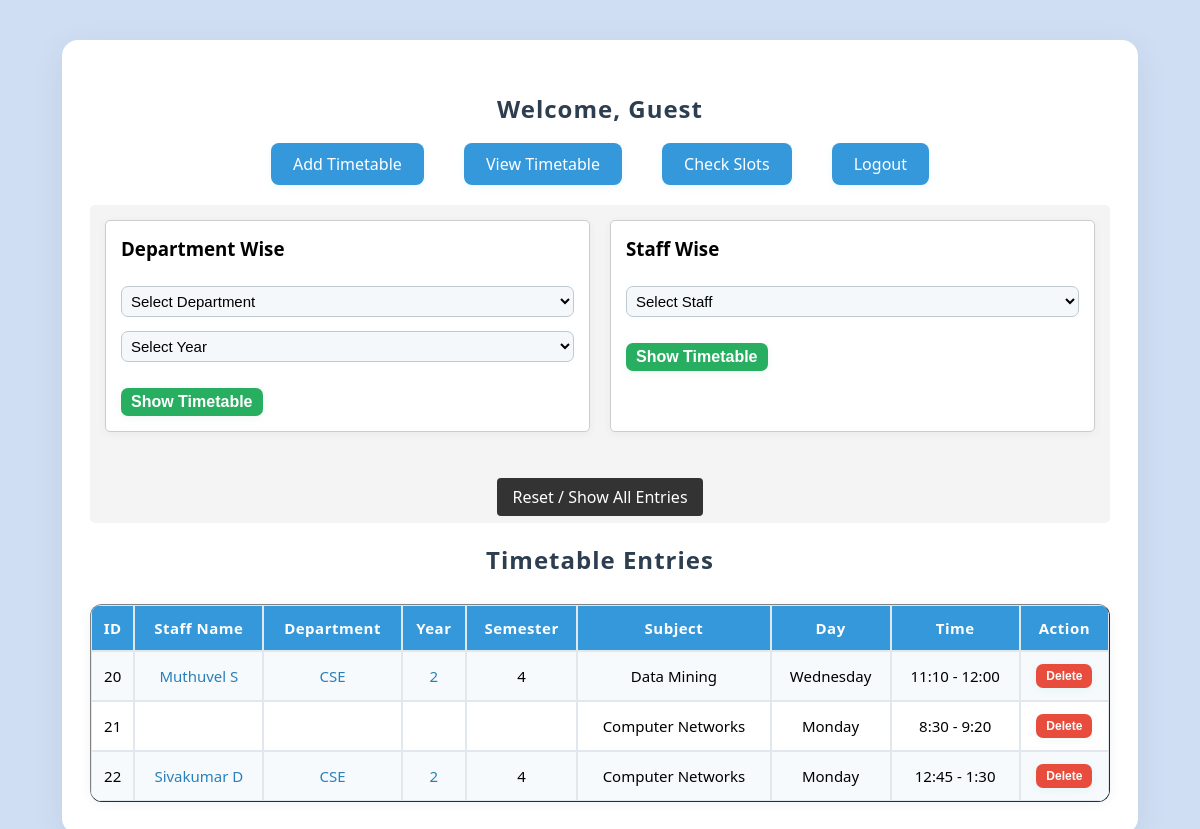
Page /dashboard on the earlier database version.
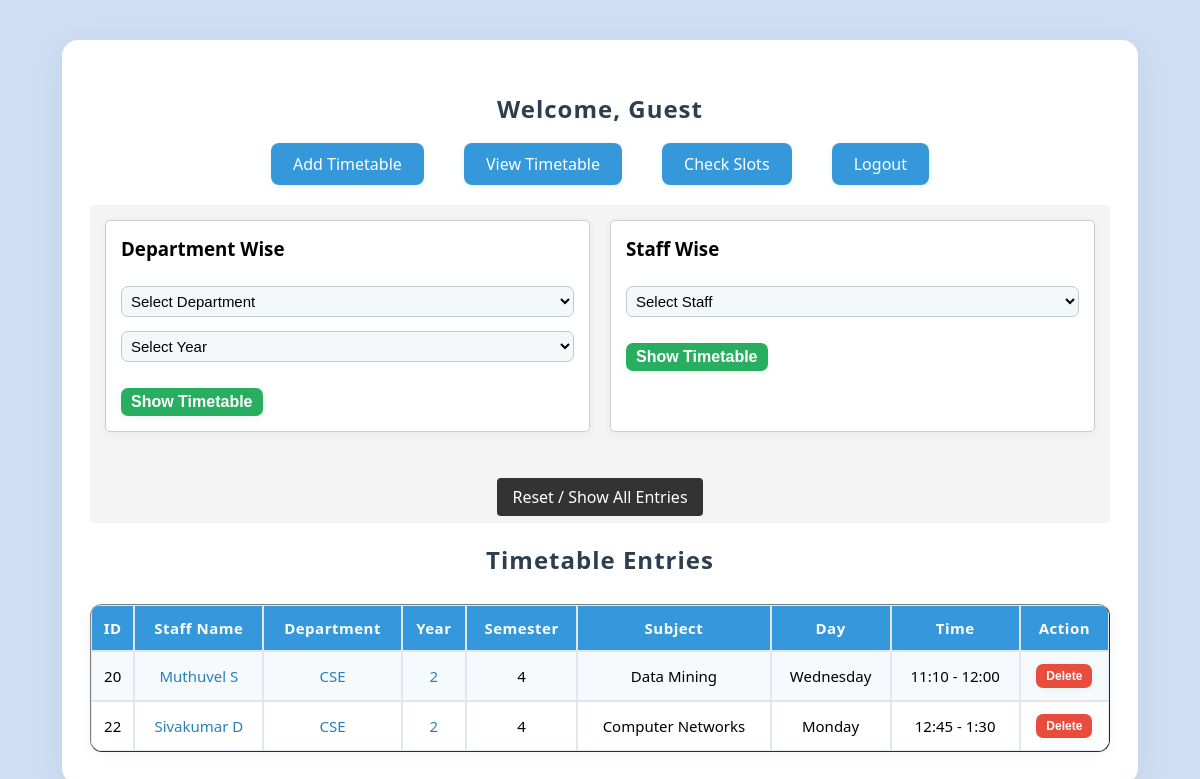
Same page on the later database version.
### tables this page shows
CREATE TABLE timetable (
            id INTEGER PRIMARY KEY AUTOINCREMENT,
            staff_name TEXT NOT NULL,
            department TEXT NOT NULL,
            semester TEXT NOT NULL,
            subject TEXT NOT NULL,
            day TEXT NOT NULL,
            time TEXT NOT NULL
        , year TEXT DEFAULT '');

### App.py (the view, shortened to what this page needs)
@app.route("/dashboard")
def dashboard():
    db = get_db()
    staff_name = request.args.get("staff_name")
    department = request.args.get("department")
    year = request.args.get("year")
    query = "SELECT * FROM timetable WHERE 1=1"
    params = []
    if staff_name:
        query += " AND staff_name = ?"
        params.append(staff_name)
    if department:
        query += " AND department = ?"
        params.append(department)
    if year:
        query += " AND year = ?"
        params.append(year)
    entries = db.execute(query, params).fetchall()
    departments = db.execute("SELECT DISTINCT department FROM timetable WHERE department != '' ORDER BY department").fetchall()
    years = db.execute("SELECT DISTINCT year FROM timetable WHERE year != '' ORDER BY year").fetchall()
    staff_list = db.execute("SELECT DISTINCT staff_name FROM timetable WHERE staff_name != '' ORDER BY staff_name").fetchall()
    mode = request.args.get("mode")
    grid_view = False
    schedule = {d: {t: None for t in time_slots} for d in days}
    filter_desc = ""
    return render_template("dashboard.html", entries=entries, departments=departments, years=years, staff_list=staff_list, time_slots=time_slots, days=days, grid_view=grid_view, schedule=schedule, filter_desc=filter_desc, username=session.get("username", "Guest"))

### App.py (called while the page is built)
def get_db():
    if "db" not in g:
        g.db = sqlite3.connect(DB_PATH)
        g.db.row_factory = sqlite3.Row
    return g.db

### Templates/dashboard.html (shortened to what this page needs)
<!DOCTYPE html>
<html lang="en">
<head>
    <link rel="stylesheet" href="{{ url_for('static', filename='style.css') }}">
</head>
<body class="dashboard-page">
    <div class="container">
        <h2>Welcome, {{ username }}</h2>
        <nav>
            <ul>
                <li><a href="{{ url_for('add_entry') }}">Add Timetable</a></li>
                <li><a href="{{ url_for('dashboard') }}">View Timetable</a></li>
                <li><a href="{{ url_for('check_slots') }}">Check Slots</a></li>
                <li><a href="{{ url_for('logout') }}">Logout</a></li>
            </ul>
        </nav>
                <div class="no-print" style="margin: 20px 0; padding: 15px; background: #f4f4f4; border-radius: 5px; display: flex; gap: 20px; flex-wrap: wrap;">
                    <form action="{{ url_for('dashboard') }}" method="GET" style="border: 1px solid #ccc; padding: 15px; border-radius: 5px; background: #fff; flex: 1;">
                        <h3 style="margin-top: 0;">Department Wise</h3>
                        <select name="department" required style="padding: 5px; margin-right: 5px;">
                            <option value="" disabled selected>Select Department</option>
                        </select>
                        <select name="year" required style="padding: 5px; margin-right: 5px;">
                            <option value="" disabled selected>Select Year</option>
                        </select>
                        <button type="submit" style="padding: 5px 10px; cursor: pointer;">Show Timetable</button>
                    </form>
                    <form action="{{ url_for('dashboard') }}" method="GET" style="border: 1px solid #ccc; padding: 15px; border-radius: 5px; background: #fff; flex: 1;">
                        <h3 style="margin-top: 0;">Staff Wise</h3>
                        <select name="staff_name" required style="padding: 5px; margin-right: 5px;">
                            <option value="" disabled selected>Select Staff</option>
                        </select>
                        <button type="submit" style="padding: 5px 10px; cursor: pointer;">Show Timetable</button>
                    </form>
                    <div style="flex-basis: 100%; text-align: center; margin-top: 10px;">
                        <a href="{{ url_for('dashboard') }}" style="text-decoration: none; background: #333; color: #fff; padding: 8px 15px; border-radius: 4px;">Reset / Show All Entries</a>
                    </div>
                </div>
                <h2>Timetable Entries</h2>
                <table border="1" cellpadding="8" cellspacing="0">
                        <tr>
                                <th>ID</th>
                                <th>Staff Name</th>
                                <th>Department</th>
                                <th>Year</th>
                                <th>Semester</th>
                                <th>Subject</th>
                                <th>Day</th>
                                <th>Time</th>
                                <th>Action</th>
                        </tr>
                        {% for row in entries %}
                        <tr>
                                <td>{{ row.id }}</td>
                                <td><a href="{{ url_for('dashboard', staff_name=row.staff_name) }}">{{ row.staff_name }}</a></td>
                                <td><a href="{{ url_for('dashboard', department=row.department) }}">{{ row.department }}</a></td>
                                <td><a href="{{ url_for('dashboard', year=row.year) }}">{{ row.year }}</a></td>
                                <td>{{ row.semester }}</td>
                                <td>{{ row.subject }}</td>
                                <td>{{ row.day }}</td>
                                <td>{{ row.time }}</td>
                                <td>
                                    <form method="POST" action="{{ url_for('delete_entry', entry_id=row.id) }}" style="display:inline; width:auto; padding:0; margin:0; background:none; box-shadow:none;">
                                        <button type="submit" onclick="return confirm('Are you sure you want to delete this entry?');" style="margin:0; padding:5px 10px; background:#e74c3c; font-size:12px;">Delete</button>
                                    </form>
                                </td>
                        </tr>
                        {% endfor %}
                </table>
        </div>
</body>
</html>

### Static/Style.css (style rules this page uses)
body { font-family: 'Segoe UI', Arial, sans-serif; background: linear-gradient(120deg, #e0eafc 0%, #cfdef3 100%); margin: 0; padding: 0; }
.dashboard-page { background: #cfdef3 url('background.jpg') no-repeat center center fixed; background-size: cover; }
.container { width: 85%; margin: 40px auto; background: #ffffff; padding: 32px 28px; border-radius: 16px; box-shadow: 0px 8px 32px rgba(44,62,80,0.08); }
h2 { text-align: center; color: #2c3e50; margin-bottom: 28px; letter-spacing: 1px; }
a { text-decoration: none; color: #2980b9; font-weight: 500; }
nav ul { list-style-type: none; padding: 0; text-align: center; margin-bottom: 30px; }
nav ul li { display: inline-block; margin: 0 18px; }
nav ul li a { padding: 10px 22px; background: #3498db; color: white; border-radius: 8px; transition: background 0.3s, box-shadow 0.3s; box-shadow: 0 2px 8px rgba(52,152,219,0.08); }
form { width: 60%; margin: 0 auto 24px auto; background: #f8fafc; padding: 18px 24px 12px 24px; border-radius: 10px; box-shadow: 0 2px 8px rgba(44,62,80,0.06); }
input[type="text"], input[type="password"], select { width: 100%; padding: 10px; margin-top: 6px; border-radius: 7px; border: 1px solid #bfc9d1; background: #f4f8fb; font-size: 15px; margin-bottom: 8px; }
button { margin-top: 18px; padding: 11px 22px; border: none; background: #27ae60; color: white; font-weight: bold; border-radius: 7px; cursor: pointer; font-size: 16px; transition: background 0.3s, box-shadow 0.3s; box-shadow: 0 2px 8px rgba(39,174,96,0.08); }
table { width: 100%; border-collapse: separate; border-spacing: 0; margin-top: 24px; background: white; border-radius: 12px; overflow: hidden; box-shadow: 0 2px 12px rgba(44,62,80,0.06); }
table th, table td { padding: 12px 8px; border: 1px solid #e1e7ec; text-align: center; font-size: 15px; }
table th { background: #3498db; color: white; font-weight: 600; letter-spacing: 0.5px; }
table tr:nth-child(even) { background: #f6fafd; }

Differences in the rows shown:
removed timetable: id "21", subject "Computer Networks", day "Monday", time "8:30 - 9:20"
